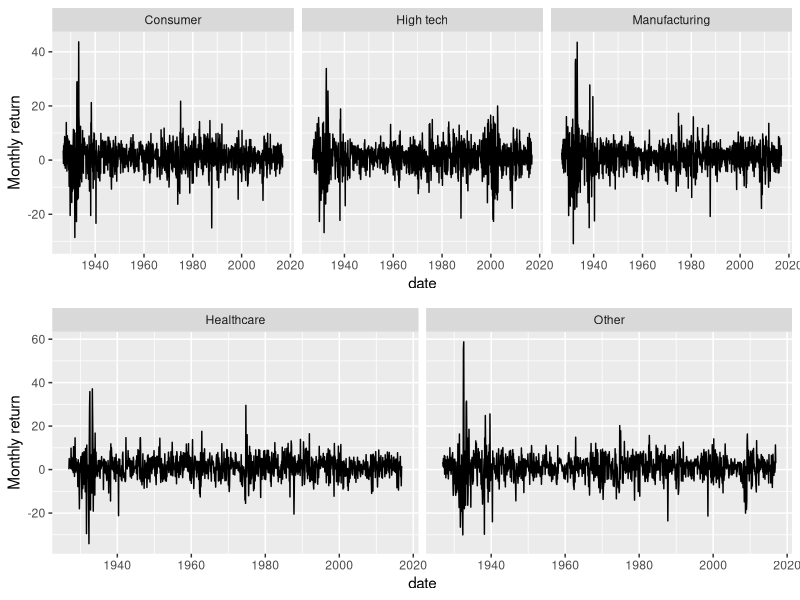
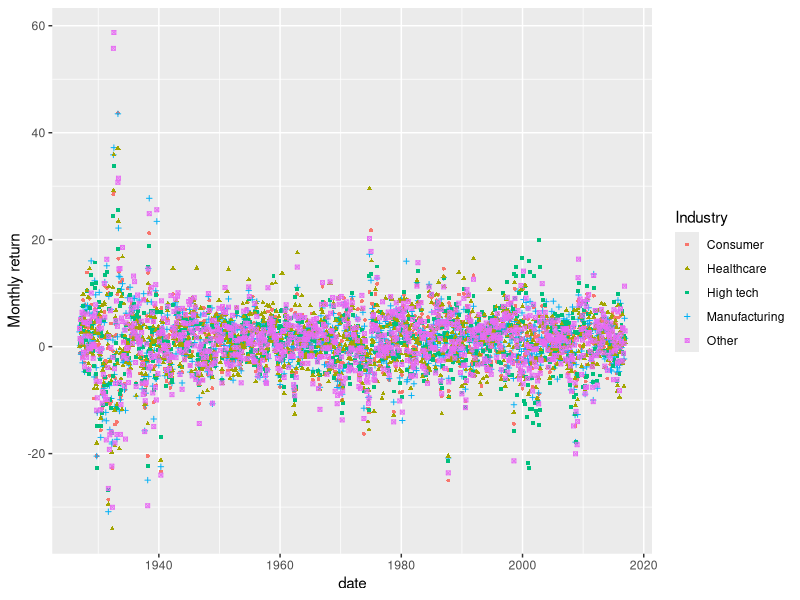
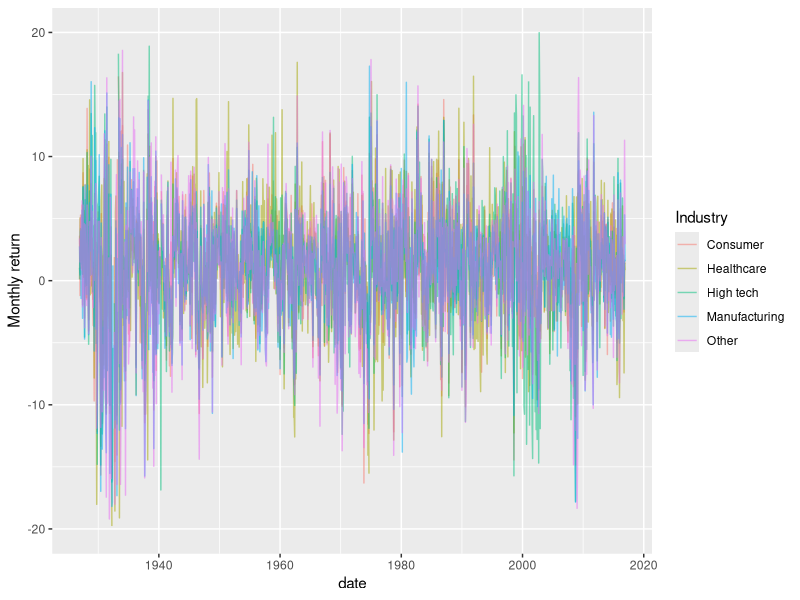
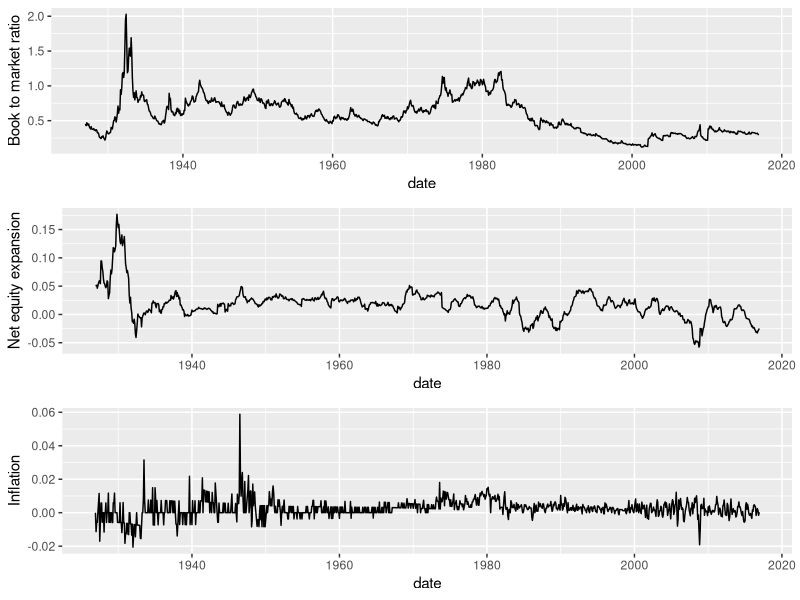

Reproduce these figures in R, in order. (Note: this script raises an error after producing the figures.)
## ---- chunk 1
knitr::opts_chunk$set(echo = TRUE)
library(magrittr)
library(ggplot2)
library(tidyverse)
library(stats)
## ---- chunk 2
data <- read.csv("A4_data.csv", sep = "\t") %>% 
  mutate(date = as.Date(yyyymm %>% 
                          as.character() %>% 
                          paste0("01"), 
                        format = "%Y%m%d"))  %>% 
  select(-yyyymm)
summary(data)
head(data)
## ---- chunk 3
max(data$date)
## ---- chunk 4
# pdf("Industries.pdf", width = 5, height = 7.5)

plot_data <- data %>% 
  # mutate('Total industry' = select(., Cnsmr,Manuf,HiTec,Hlth,Other) %>% sum()) %>% 
  rename(Consumer = Cnsmr, Manufacturing = Manuf, "High tech" = HiTec, Healthcare = Hlth) %>% 
  gather(Industry, "Monthly return", Consumer, Manufacturing, "High tech", Healthcare, Other) %>% #, "Total industry") %>% 
  mutate(row = ifelse(Industry %in% c('Consumer', 'Manufacturing', "High tech"), 1, 2))
  
  gridExtra::grid.arrange(
    ggplot(plot_data %>% filter(Industry %in% c('Consumer', 'Manufacturing', "High tech"))) +
      geom_line(aes(x = date, y = `Monthly return`)) +
      facet_grid(cols = vars(Industry), scale = "free_y"),
    
    ggplot(plot_data%>% filter(!(Industry %in% c('Consumer', 'Manufacturing', "High tech")))) +
      geom_line(aes(x = date, y = `Monthly return`)) +
      facet_grid(cols = vars(Industry), scale = "free_y"),
    
    nrow = 2
  )
  

# dev.off()
## ---- chunk 5
plot_data %>% ggplot() +
  geom_point(aes(date, `Monthly return`, color = Industry, shape = Industry), size = 1)

plot_data %>% ggplot() +
  geom_line(aes(date, `Monthly return`, color = Industry), alpha = .5) +
  ylim(-20, 20)
## ---- chunk 6
gridExtra::grid.arrange(
    ggplot(data) +
      geom_line(aes(x = date, y = b.m)) +
      ylab("Book to market ratio"),
    
    ggplot(data) +
      geom_line(aes(x = date, y = ntis)) +
      ylab("Net equity expansion"),
    
    ggplot(data) +
      geom_line(aes(x = date, y = infl)) +
      ylab("Inflation"),
    
    nrow = 3
)
## ---- chunk 7

#ACF and PACF

layout(matrix(c(1,1,2,3,4,4,5,6,7,7,8,9,10,10,11,12,13, 13, 14, 15), nrow = 10, byrow = TRUE), heights=c(1,3,1,3,1,3,1,3,1,3))
plot.new()
text(0.5,0.5,"Consumer",cex=3,font=2)
acf(data$Cnsmr, main=NA, lag.max=60)
pacf(data$Cnsmr, main=NA,  lag.max=60)
plot.new()
text(0.5,0.5,"Manufactoring",cex=3,font=2)
acf(data$Manuf, main=NA, lag.max=60)
pacf(data$Manuf, main=NA,  lag.max=60)
plot.new()
text(0.5,0.5,"High tech",cex=3,font=2)
acf(data$HiTec, main=NA, lag.max=60)
pacf(data$HiTec, main=NA,  lag.max=60)
plot.new()
text(0.5,0.5,"Healthcare",cex=3,font=2)
acf(data$Hlth, main=NA, lag.max=60)
pacf(data$Hlth, main=NA,  lag.max=60)
plot.new()
text(0.5,0.5,"Other",cex=3,font=2)
acf(data$Other, main=NA, lag.max=60)
pacf(data$Other, main=NA,  lag.max=60)

## ---- chunk 8

##CCF

layout(matrix(c(1,2,3,4,5,6,7,8,9,10,11,12), nrow = 6, byrow = TRUE), heights=c(1,3,1,3,1,3))
plot.new()
text(0.5,0.5,"CCF z2000, z2800",cex=3,font=2)
plot.new()
text(0.5,0.5,"CCF z2000, z2800",cex=3,font=2)
ccf(data$Cnsmr,data$Manuf, main = NA, lag.max = 16)
ccf(data$Cnsmr,data$HiTec, main = NA, lag.max = 16)
plot.new()
text(0.5,0.5,"CCF z2000, z2800",cex=3,font=2)
plot.new()
text(0.5,0.5,"CCF z2000, z2800",cex=3,font=2)
ccf(data$Cnsmr,data$Hlth, main = NA, lag.max = 16)
ccf(data$Cnsmr,data$Other, main = NA, lag.max = 16)
plot.new()
text(0.5,0.5,"CCF z2000, z2800",cex=3,font=2)
plot.new()
text(0.5,0.5,"CCF z2000, z2800",cex=3,font=2)
ccf(data$Manuf,data$HiTec, main = NA, lag.max = 16)
ccf(data$Manuf,data$Hlth, main = NA, lag.max = 16)

## ---- chunk 9

ccf(data$Cnsmr,data$Manuf, main = NA)

## ---- chunk 10

##CCF

layout(matrix(c(1,2,3,4,5,6,7,8,9,10,11,12), nrow = 6, byrow = TRUE), heights=c(1,4,1,4,1,4))
plot.new()
text(1,1,"CCF Consumer, Manufacturing",cex=2,font=1)
plot.new()
text(1,1,"CCF Consumer, Hightech",cex=2,font=1)
ccf(data$Cnsmr,data$Manuf, main = NA)
ccf(data$Cnsmr,data$HiTec, main = NA)
plot.new()
text(1,1,"CCF Consumer, Healthcare",cex=2,font=1)
plot.new()
text(1,1,"CCF Consumer, Other",cex=2,font=1)
ccf(data$Cnsmr,data$Hlth, main = NA)
ccf(data$Cnsmr,data$Other, main = NA)
plot.new()
text(1,1,"CCF Manufacturing, Hightech",cex=2,font=1)
plot.new()
text(1,1,"CCF Manufacturing, Healthcare",cex=2,font=1)
ccf(data$Manuf,data$HiTec, main = NA)
ccf(data$Manuf,data$Hlth, main = NA)

